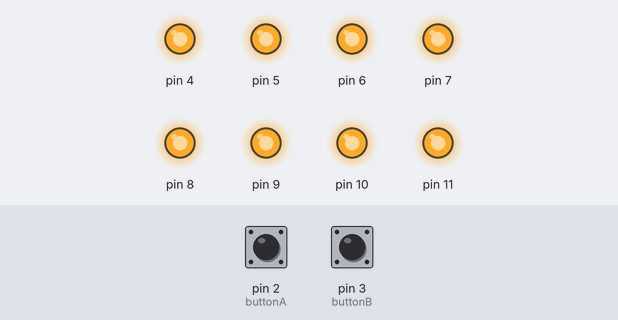
The sketch below on a simulated Arduino Uno, built with avr-gcc and run on an emulated ATmega328P. Shown: output pins drawn as LEDs (lit = HIGH). Dashed ring = blinking. Inputs (shaded band) come from the test bench; at power-on: pin 2 (buttonA) LOW, pin 3 (buttonB) LOW.

Above: at 1.2 s.
1.3 s: pin 2 (buttonA) pulled HIGH for 0.15 s
At 1.7 s:
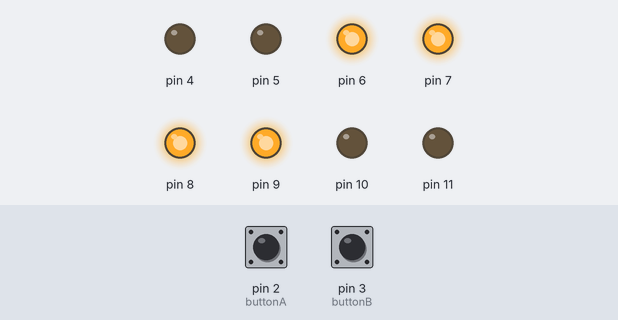
4.3 s: pin 3 (buttonB) pulled HIGH for 3.2 s
At 8.9 s:
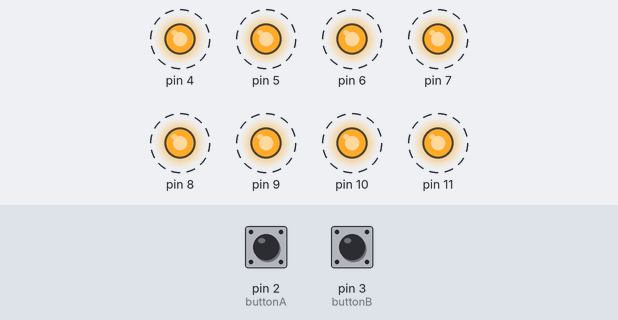
9.0 s: pin 2 (buttonA) pulled HIGH for 3.2 s
At 14.4 s:
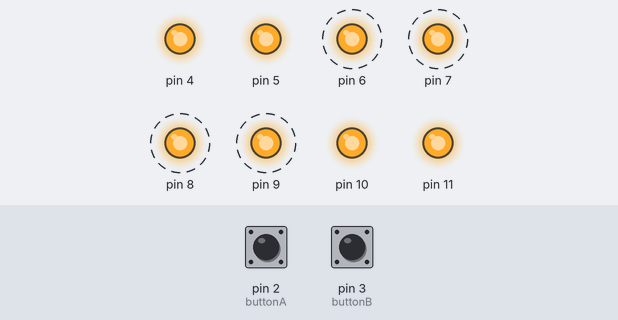
Timing chart, 0 to 15.9 s (numbered marks = the images above; inputs shaded):
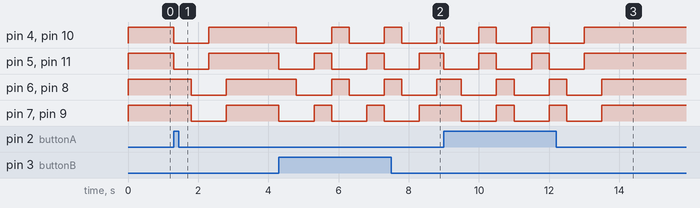

Measured:
- after the input at 1.3 s, pin 4, pin 5, pin 10, pin 11: HIGH → LOW at once, → HIGH 1.0 s later; pin 6–9: HIGH → LOW after 0.50 s, → HIGH 1.0 s later
- after the input at 4.3 s, pin 4, pin 6, pin 8, pin 10: alternates HIGH for 0.50 s and LOW for 1.0 s, starting after 0.50 s; pin 5, pin 7, pin 9, pin 11: alternates HIGH for 0.50 s and LOW for 1.0 s, starting at once
- after the input at 9.0 s, pin 4, pin 5, pin 10, pin 11: alternates HIGH for 0.50 s and LOW for 1.0 s, 6 changes in all, then stays HIGH, starting at once; pin 6–9: alternates HIGH for 0.50 s and LOW for 1.0 s, 6 changes in all, then stays HIGH, starting after 0.50 s

The sketch:

1._8_led_circuit_with_2_slide_buttons.ino
```cpp
int counterSwitch = 0;
int counterLED = 0;

int buttonA = 2;
int buttonB = 3;

void setup()
{
  // Buttons
  pinMode(buttonA, INPUT);
  pinMode(buttonB, INPUT);

  for(counterLED = 4; counterLED <= 11; counterLED++){
      pinMode(counterLED, OUTPUT);
  }
}

void loop()
{
  if((digitalRead(buttonA) == HIGH) && digitalRead(buttonB) == HIGH){

      PatternA();

      PatternB();

      BlinkLights();

      delay(500);

      BlinkLights();

      runningToRightToLeft();

  } else if(digitalRead(buttonB) == HIGH){
        PatternB();
  } else if(digitalRead(buttonA) == HIGH){
    PatternA();
  } else {
      OnAllLED();
  }

}

void PatternA(){
    //00111100
      OffAllLED();
      digitalWrite(6, HIGH);
      digitalWrite(7, HIGH);
      digitalWrite(8, HIGH);
    digitalWrite(9, HIGH);

      delay(500);

      digitalWrite(6, LOW);
      digitalWrite(7, LOW);
      digitalWrite(8, LOW);
      digitalWrite(9, LOW);

      delay(500);
      //11000011
      digitalWrite(4, HIGH);
      digitalWrite(5, HIGH);
      digitalWrite(10, HIGH);
      digitalWrite(11, HIGH);

      delay(500);

      digitalWrite(4, LOW);
      digitalWrite(5, LOW);
      digitalWrite(10, LOW);
      digitalWrite(11, LOW);

}

void PatternB(){
  //10101010
      OffAllLED();
      digitalWrite(4, HIGH);
      digitalWrite(6, HIGH);
      digitalWrite(8, HIGH);
      digitalWrite(10, HIGH);

      delay(500);

      digitalWrite(4, LOW);
      digitalWrite(6, LOW);
      digitalWrite(8, LOW);
      digitalWrite(10, LOW);

      delay(500);

      // 01010101
      digitalWrite(5, HIGH);
      digitalWrite(7, HIGH);
      digitalWrite(9, HIGH);
      digitalWrite(11, HIGH);

      delay(500);

      digitalWrite(5, LOW);
      digitalWrite(7, LOW);
      digitalWrite(9, LOW);
      digitalWrite(11, LOW);
}

void BlinkLights(){
      delay(500);

    OnAllLED();

      delay(400);

      OffAllLED();

      delay(700);
}

void runningToRightToLeft(){
  delay(500);

  for(counterLED = 4; counterLED <= 11; counterLED++){
      digitalWrite(counterLED, HIGH);
      delay(200);
      digitalWrite(counterLED, LOW);
  }
}
void OnAllLED(){
     digitalWrite(4, HIGH);
    digitalWrite(5, HIGH);
    digitalWrite(6, HIGH);
    digitalWrite(7, HIGH);
    digitalWrite(8, HIGH);
    digitalWrite(9, HIGH);
    digitalWrite(10, HIGH);
    digitalWrite(11, HIGH);
}

void OffAllLED(){
    digitalWrite(4, LOW);
    digitalWrite(5, LOW);
    digitalWrite(6, LOW);
    digitalWrite(7, LOW);
    digitalWrite(8, LOW);
    digitalWrite(9, LOW);
    digitalWrite(10, LOW);
    digitalWrite(11, LOW);

}
```
